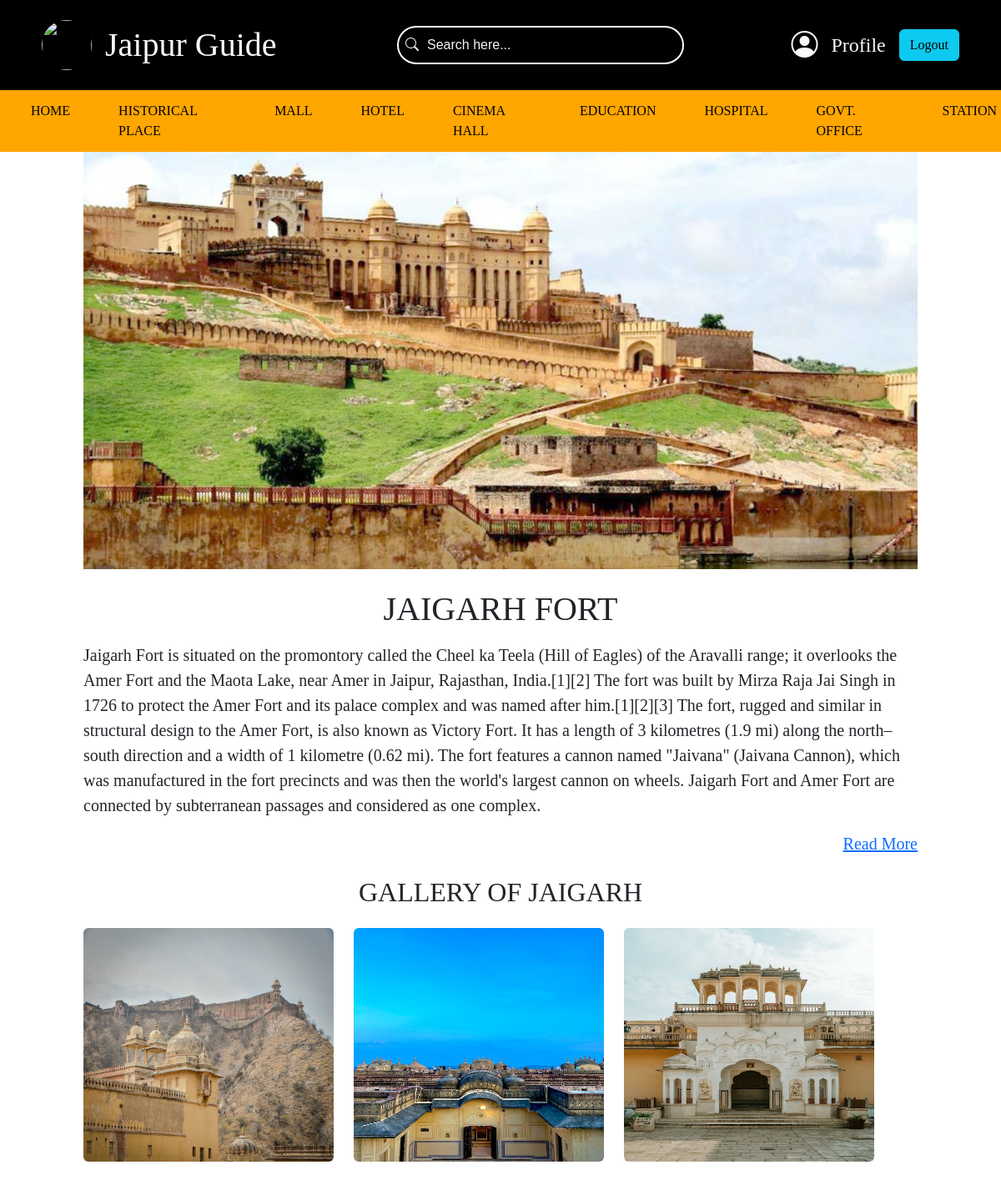
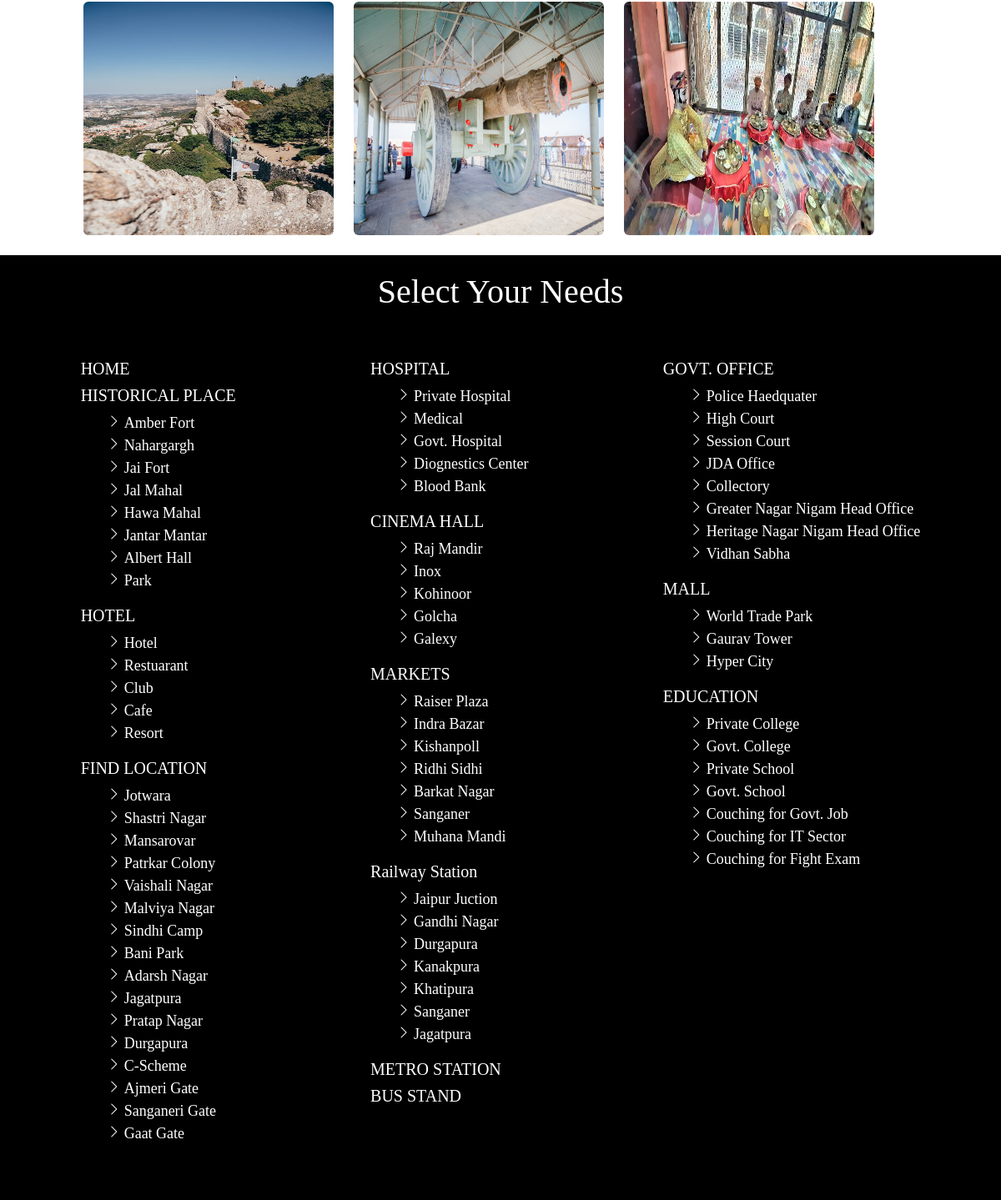
Screenshot of /historical/Place_details/3 with the database file from the repository (2 pictures, top to bottom).
### Historical_app/models.py (models this page shows)
class Place_Detail(models.Model):
    Image=models.ImageField(upload_to='image' , null=True, blank=True)
    Place_Name=models.CharField(max_length=50 ,null=True, blank=True)
    Wikipedia=models.TextField(max_length=100000000 ,null=True, blank=True)
    Wikipedia_Link=models.TextField(max_length=500, null=True, blank=True)
    Section_Name=models.CharField(max_length=50, null=True, blank=True)
    H_id=models.ForeignKey(Historical_Data, on_delete=models.DO_NOTHING, null=True)

class Place_Image(models.Model):
    Section_Image=models.ImageField(upload_to='image' ,null=True, blank=True)
    PlaceId= models.ForeignKey(Place_Detail, on_delete=models.DO_NOTHING, null=True )

### Historical_app/views.py (the view)
# urls.py: path('Place_details/<int:pk>', views.place_details, name='place_details')
def place_details(request, pk):
    if request.method=='GET':
        details=Place_Detail.objects.get(H_id=pk)
        placeImage=Place_Image.objects.filter(PlaceId=pk)
    return render(request, 'historical/city_palace.html', {"viewmore":details, 'placeImage':placeImage})

### templates/historical/city_palace.html
{% include 'index.html'%}
{% block content %}
{% include 'header.html'%}
<div class="d-flex justify-content-center px-5 ">
  <div style="width: 1000px;">
        <div class="d-flex justify-content-center">
                <img src="{{viewmore.Image.url}}" alt="" width="1000PX" height="500px">
          </div>
          <div class="d-flex justify-content-center mt-4 fs-1">
                <h1>{{viewmore.Place_Name}}</h1>
          </div>
          <div class="mt-2 fs-5">
                <p>{{viewmore.Wikipedia}}</p>
                <span class="d-flex justify-content-end ">
                  <a href="{{viewmore.Wikipedia_Link}}" target="_blank">Read More</a>
            </span>
          </div>
          <div class="d-flex justify-content-center pt-4">
                <h2>{{viewmore.Section_Name}}</h2>
          </div>
          <div class="d-flex gap-4 flex-wrap mb-4 pt-3">
                {% for image in placeImage%}
          <div class=" justify-content-center ">
                <img class="rounded" src="{{image.Section_Image.url}}" alt="" width="300px" height="280px">
          </div>
          {% endfor%}
          </div>
  </div>
</div>
{% include 'footer.html'%}
{% endblock %}

### rows the page displays
Place_Detail: Image (picture), Place_Name "JAIGARH FORT", Wikipedia "Jaigarh Fort is situated on the promontory called the Cheel ka Teela (Hill of Eagles) of the Aravalli range; it overlooks the Amer Fort and the Maota Lake, near Amer in Jaipur, Rajasthan, India.[1][2] The fort was built by Mirza Raja Jai Singh in 1726 to protect the Amer Fort and its palace complex and was named after him.[1][2][3] The fort, rugged and similar in structural design to the Amer Fort, is also known as Victory Fort. It has a length of 3 kilometres (1.9 mi) along the north–south direction and a width of 1 kilometre (0.62 mi). The fort features a cannon named \"Jaivana\" (Jaivana Cannon), which was manufactured in the fort precincts and was then the world's largest cannon on…", Section_Name "GALLERY OF JAIGARH"
Place_Image: Section_Image (picture)
Place_Image: Section_Image (picture)
Place_Image: Section_Image (picture)
Place_Image: Section_Image (picture)
Place_Image: Section_Image (picture)
Place_Image: Section_Image (picture)
